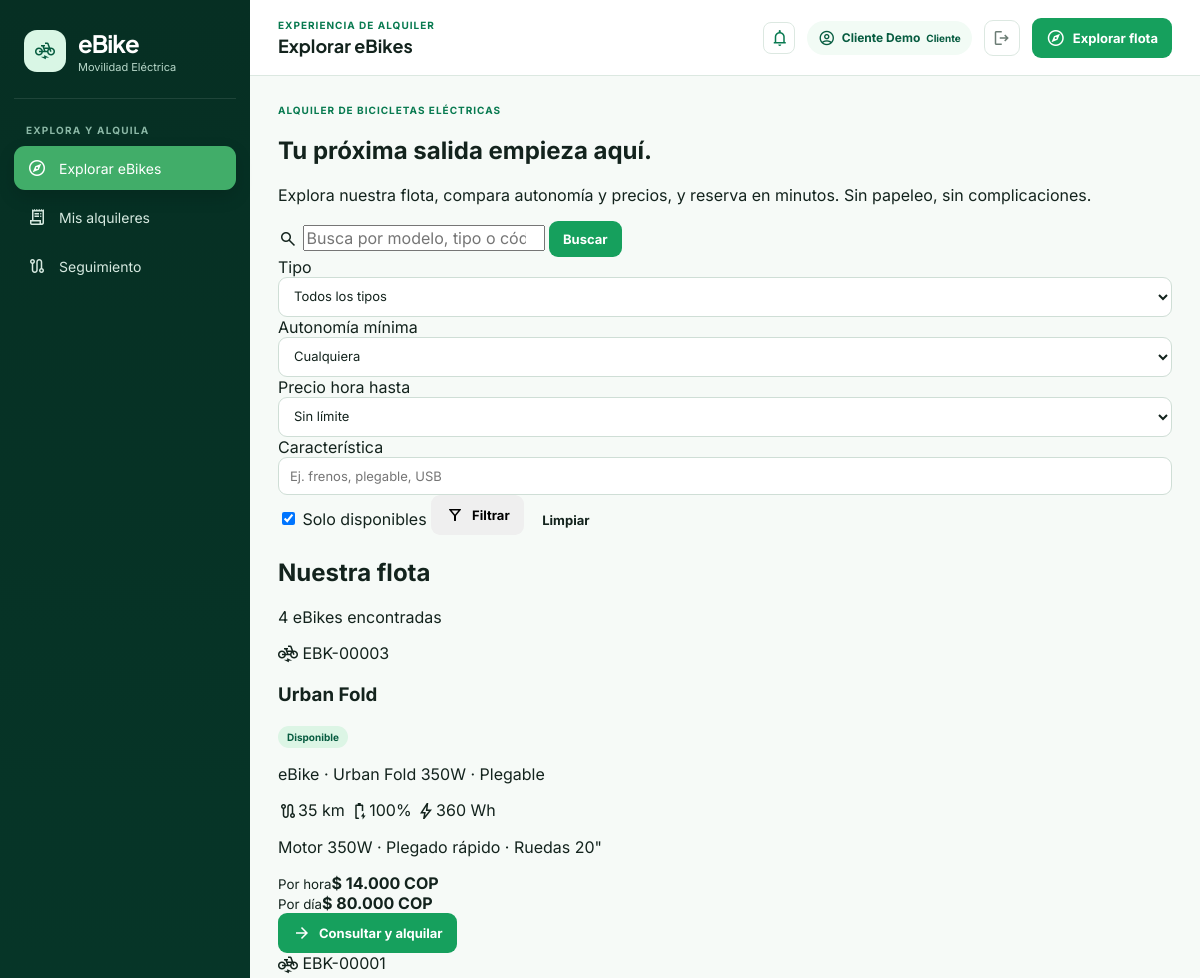
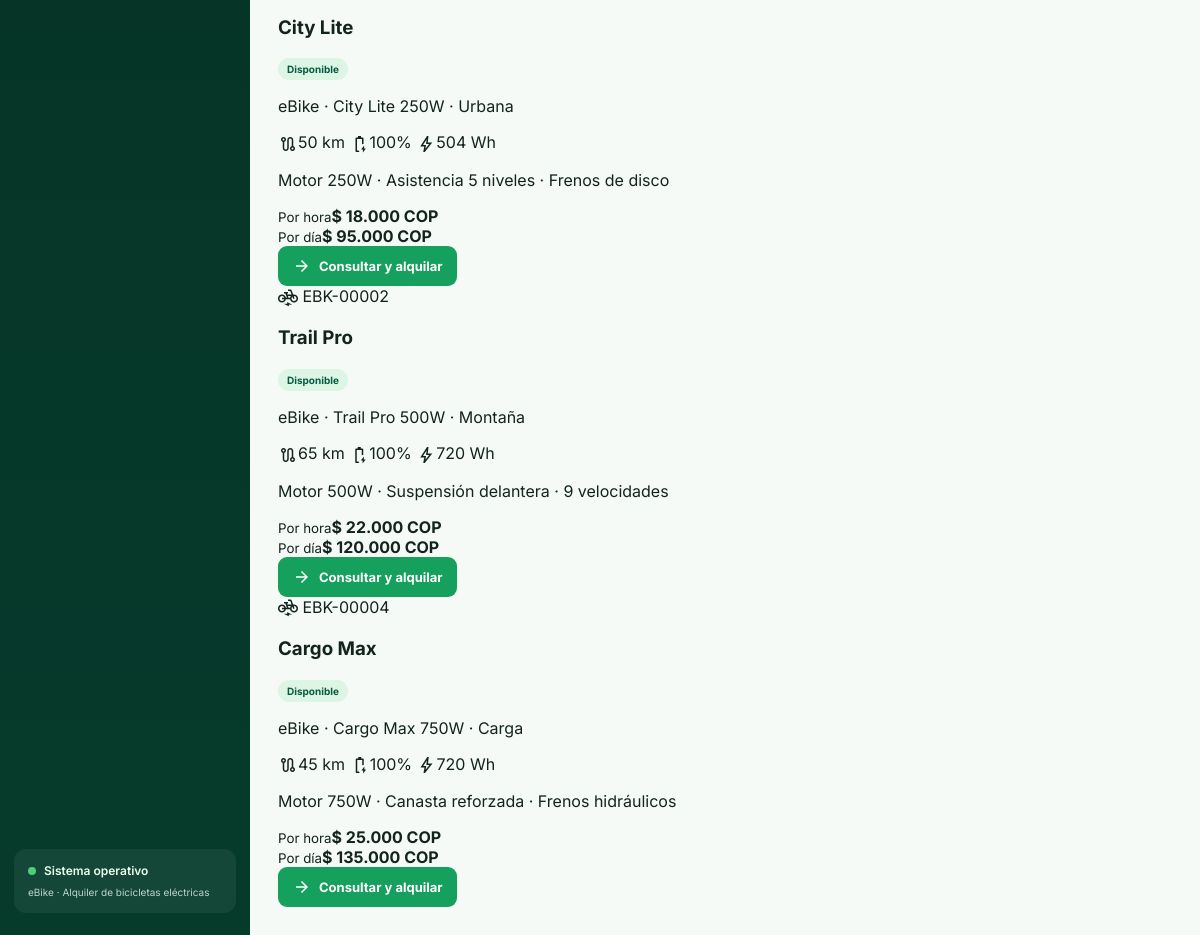
/cliente.php (signed in), run on the app's committed database (2 pictures, top to bottom).
### tables this page shows
CREATE TABLE IF NOT EXISTS bicicletas (
    id_bicicleta INT AUTO_INCREMENT PRIMARY KEY,
    codigo VARCHAR(50) NOT NULL UNIQUE,
    modelo VARCHAR(120) NOT NULL,
    nombre VARCHAR(120) NULL,
    foto VARCHAR(255) NULL,
    descripcion TEXT NULL,
    caracteristicas TEXT NULL,
    autonomia_km INT NOT NULL DEFAULT 0,
    capacidad_bateria_wh INT NOT NULL DEFAULT 0,
    nivel_bateria TINYINT NOT NULL DEFAULT 100,
    precio_hora DECIMAL(10,2) NOT NULL DEFAULT 15000,
    precio_dia DECIMAL(10,2) NOT NULL DEFAULT 90000,
    estado_operativo ENUM('disponible','reservada','alquilada','en_mantenimiento','en_revision','fuera_de_servicio')
        NOT NULL DEFAULT 'disponible',
    fecha_incorporacion DATETIME NULL,
    marca VARCHAR(100) DEFAULT 'eBike',
    cliente VARCHAR(120) NULL,
    telefono_cliente VARCHAR(30) NULL,
    id_usuario INT NULL,
    tipo_bicicleta VARCHAR(80) DEFAULT 'Urbana',
    numero_serie VARCHAR(100) NULL,
    color VARCHAR(50) NULL,
    activa TINYINT(1) NOT NULL DEFAULT 1,
    creado_en DATETIME DEFAULT CURRENT_TIMESTAMP,
    FOREIGN KEY (id_usuario) REFERENCES usuarios(id) ON UPDATE CASCADE ON DELETE SET NULL,
    INDEX idx_bicicleta_codigo (codigo),
    INDEX idx_bicicletas_usuario (id_usuario),
    INDEX idx_bici_estado (estado_operativo)
);

### config/helpers.php (called while the page is built, shortened)
<?php
function e(mixed $value): string
{
    return htmlspecialchars((string)($value ?? ''), ENT_QUOTES, 'UTF-8');
}
function money(float|int|string|null $value): string
{
    return '$ ' . number_format((float)($value ?? 0), 0, ',', '.') . ' COP';
}
function status_class(string $status): string
{
    $s = mb_strtolower(trim($status));
    return match ($s) {
        'terminado', 'cerrado', 'finalizado', 'listo', 'pagado', 'confirmado', 'aprobado', 'disponible', 'success' => 'success',
        'en investigación', 'en investigacion', 'en mantenimiento', 'en pruebas', 'asignado', 'activo',
        'alquilada', 'reservada', 'en proceso', 'info' => 'info',
        'en espera', 'solicitud recibida', 'finalización solicitada', 'finalizacion solicitada',
        'pendiente', 'pendiente de revisión', 'pendiente de revision', 'requiere nueva revisión',
        'requiere nueva revision', 'stock bajo', 'warning' => 'warning',
        'cancelado', 'fuera de servicio', 'en revisión', 'en revision', 'inactiva', 'fallido', 'danger' => 'danger',
        default => 'neutral',
    };
}
function bike_state_label(string $state): string
{
    return BIKE_OPERATIVE_STATES[$state] ?? $state;
}

### cliente.php (the view, shortened to what this page needs)
<?php
require_once __DIR__ . '/config/helpers.php';
$pdo = db();
$q = trim((string)($_GET['q'] ?? ''));
$caracteristica = trim((string)($_GET['caracteristica'] ?? ''));
$soloDisponibles = ($_GET['disp'] ?? '1') === '1';
$where = ['1=1'];
$params = [];
if ($soloDisponibles) { $where[] = "b.activa = 1 AND b.estado_operativo IN ('disponible','reservada') AND b.nivel_bateria >= 15"; }
$stmt = $pdo->prepare('SELECT * FROM bicicletas b WHERE ' . implode(' AND ', $where) . ' ORDER BY b.estado_operativo, b.precio_hora ASC, b.id_bicicleta');
$stmt->execute($params);
$bikes = $stmt->fetchAll();
include __DIR__ . '/partials/header.php';
?>
<section class="shop-hero">
    <div class="shop-hero-copy">
        <span class="eyebrow">ALQUILER DE BICICLETAS ELÉCTRICAS</span>
        <h1>Tu próxima salida empieza aquí.</h1>
        <p>Explora nuestra flota, compara autonomía y precios, y reserva en minutos. Sin papeleo, sin complicaciones.</p>
    </div>
    <form class="shop-search" method="get" action="cliente.php">
        <span class="material-symbols-outlined">search</span>
        <input type="search" name="q" value="<?= e($q) ?>" placeholder="Busca por modelo, tipo o código (EBK-…)">
        <button class="btn btn-primary" type="submit">Buscar</button>
    </form>
</section>
<form class="filter-bar" method="get" action="cliente.php">
    <label>Tipo
        <select class="input" name="tipo">
            <option value="">Todos los tipos</option>
        </select>
    </label>
    <label>Autonomía mínima
        <select class="input" name="autonomia">
            <option value="0">Cualquiera</option>
        </select>
    </label>
    <label>Precio hora hasta
        <select class="input" name="precio">
            <option value="0">Sin límite</option>
        </select>
    </label>
    <label>Característica
        <input class="input" name="caracteristica" value="<?= e($caracteristica) ?>" placeholder="Ej. frenos, plegable, USB">
    </label>
    <label class="check-field"><input type="checkbox" name="disp" value="1" <?= $soloDisponibles ? 'checked' : '' ?>> Solo disponibles</label>
    <button class="btn btn-soft" type="submit"><span class="material-symbols-outlined">filter_alt</span>Filtrar</button>
    <a class="btn btn-ghost" href="cliente.php">Limpiar</a>
</form>
<div class="section-head">
    <div><h2>Nuestra flota</h2><p><?= count($bikes) ?> eBikes encontradas</p></div>
</div>
<div class="catalog-grid">
    <?php foreach ($bikes as $b): ?>
        <?php $rentable = (int)$b['activa'] === 1 && in_array($b['estado_operativo'], ['disponible', 'reservada'], true) && (int)$b['nivel_bateria'] >= 15; ?>
        <article class="product-card">
            <a class="product-photo <?= $b['foto'] ? '' : 'is-placeholder' ?>" href="bicicleta_detalle.php?id=<?= (int)$b['id_bicicleta'] ?>">
                <?php if ($b['foto'] && is_file(__DIR__ . '/' . $b['foto'])): ?>
                    <img src="<?= e($b['foto']) ?>" alt="<?= e($b['nombre'] ?: $b['modelo']) ?>">
                <?php else: ?>
                    <span class="material-symbols-outlined">electric_bike</span>
                <?php endif; ?>
                <span class="product-code"><?= e($b['codigo']) ?></span>
            </a>
            <div class="product-body">
                <div class="product-title-row">
                    <h3><?= e($b['nombre'] ?: $b['modelo']) ?></h3>
                    <span class="badge badge-<?= status_class($b['estado_operativo']) ?>"><?= e(bike_state_label($b['estado_operativo'])) ?></span>
                </div>
                <p class="product-model"><?= e($b['marca']) ?> · <?= e($b['modelo']) ?> · <?= e($b['tipo_bicicleta']) ?></p>
                <div class="product-chips">
                    <span><span class="material-symbols-outlined">route</span><?= (int)$b['autonomia_km'] ?> km</span>
                    <span><span class="material-symbols-outlined">battery_charging_full</span><?= (int)$b['nivel_bateria'] ?>%</span>
                    <span><span class="material-symbols-outlined">bolt</span><?= (int)$b['capacidad_bateria_wh'] ?> Wh</span>
                </div>
                <p class="product-features"><?= e(mb_strimwidth((string)($b['caracteristicas'] ?: $b['descripcion'] ?: 'Bicicleta eléctrica de la flota eBike'), 0, 90, '…')) ?></p>
                <div class="product-price">
                    <div><small>Por hora</small><strong><?= e(money($b['precio_hora'])) ?></strong></div>
                    <div><small>Por día</small><strong><?= e(money($b['precio_dia'])) ?></strong></div>
                </div>
                <a class="btn btn-primary btn-block" href="bicicleta_detalle.php?id=<?= (int)$b['id_bicicleta'] ?>">
                    <span class="material-symbols-outlined"><?= $rentable ? 'arrow_forward' : 'info' ?></span>
                    <?= $rentable ? 'Consultar y alquilar' : 'Ver detalles' ?>
                </a>
            </div>
        </article>
    <?php endforeach; ?>
</div>
<?php include __DIR__ . '/partials/footer.php'; ?>

### assets/css/style.css (style rules this page uses)
:root { --green-900:#073b2a; --green-800:#075c40; --green-700:#087a50; --green:#16a05d; --green-500:#35b96f; --green-100:#dcf5e5; --green-50:#f2fbf5; --ink:#13231d; --muted:#66766f; --line:#dce8e1; --bg:#f6faf7; --white:#fff; --danger:#c73d3d; --danger-bg:#fdeaea; --warning:#9a6a00; --warning-bg:#fff4d2; --info:#126e9b; --info-bg:#e5f5ff; --shadow:0 8px 30px rgba(15,55,40,.07); }
* { box-sizing:border-box }
html { scroll-behavior:smooth }
body { margin:0;background:var(--bg);color:var(--ink);font-family:Inter,Arial,sans-serif }
a { text-decoration:none;color:inherit }
button,input,select,textarea { font:inherit }
.material-symbols-outlined { font-size:20px;vertical-align:middle }
.eyebrow { display:block;color:var(--green-700);font-size:10px;font-weight:700;letter-spacing:.1em;margin-bottom:3px }
.btn { border:0;border-radius:9px;padding:10px 14px;display:inline-flex;align-items:center;gap:7px;cursor:pointer;font-weight:700;font-size:13px }
.btn-primary { background:var(--green);color:#fff }
.badge { display:inline-flex;align-items:center;border-radius:999px;padding:5px 9px;font-size:10px;font-weight:700;white-space:nowrap }
.badge-success { background:var(--green-100);color:var(--green-800) }
.input,.select,.textarea { width:100%;border:1px solid #cfded6;border-radius:9px;background:#fff;padding:10px 11px;color:var(--ink);outline:none;font-size:13px }

### data on the page
bicicletas: codigo "EBK-00003", nombre "Urban Fold", estado_operativo "Disponible", marca "eBike", modelo "Urban Fold 350W", tipo_bicicleta "Plegable", autonomia_km "35", nivel_bateria "100", capacidad_bateria_wh "360", caracteristicas "Motor 350W · Plegado rápido · Ruedas 20\"", precio_hora "$ 14.000 COP", precio_dia "$ 80.000 COP", activa "Consultar y alquilar"
bicicletas: codigo "EBK-00001", nombre "City Lite", estado_operativo "Disponible", marca "eBike", modelo "City Lite 250W", tipo_bicicleta "Urbana", autonomia_km "50", nivel_bateria "100", capacidad_bateria_wh "504", caracteristicas "Motor 250W · Asistencia 5 niveles · Frenos de disco", precio_hora "$ 18.000 COP", precio_dia "$ 95.000 COP", activa "Consultar y alquilar"
bicicletas: codigo "EBK-00002", nombre "Trail Pro", estado_operativo "Disponible", marca "eBike", modelo "Trail Pro 500W", tipo_bicicleta "Montaña", autonomia_km "65", nivel_bateria "100", capacidad_bateria_wh "720", caracteristicas "Motor 500W · Suspensión delantera · 9 velocidades", precio_hora "$ 22.000 COP", precio_dia "$ 120.000 COP", activa "Consultar y alquilar"
bicicletas: codigo "EBK-00004", nombre "Cargo Max", estado_operativo "Disponible", marca "eBike", modelo "Cargo Max 750W", tipo_bicicleta "Carga", autonomia_km "45", nivel_bateria "100", capacidad_bateria_wh "720", caracteristicas "Motor 750W · Canasta reforzada · Frenos hidráulicos", precio_hora "$ 25.000 COP", precio_dia "$ 135.000 COP", activa "Consultar y alquilar"

### other printed values
$label "Explorar eBikes"
$label "Mis alquileres"
$label "Seguimiento"
$pageTitle "Explorar eBikes"
$user['nombre'] "Cliente Demo"
$user['rol'] "Cliente"
count($bikes) "4"
